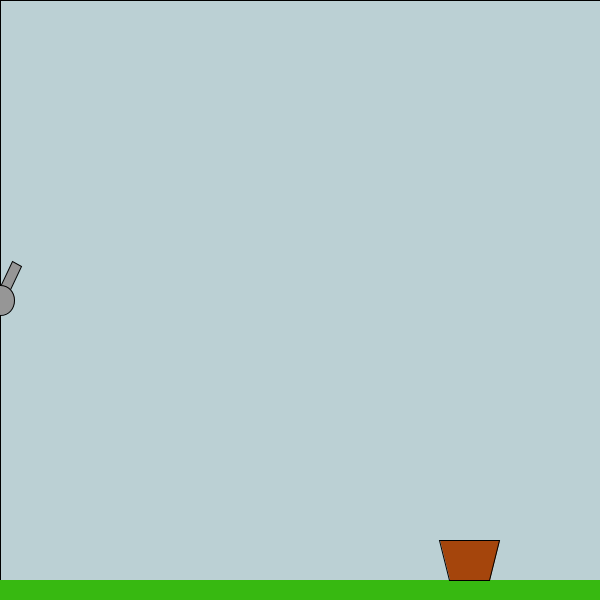
Frame 1 (no input)
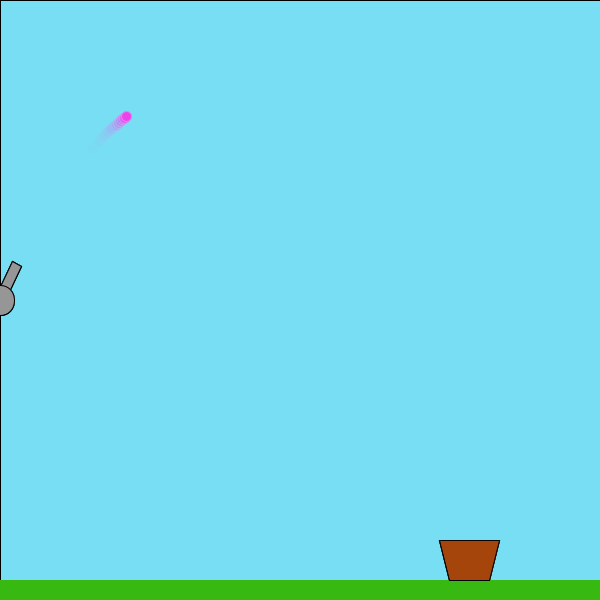
Frame 60 (the mouse pressed at the canvas centre just before this capture)
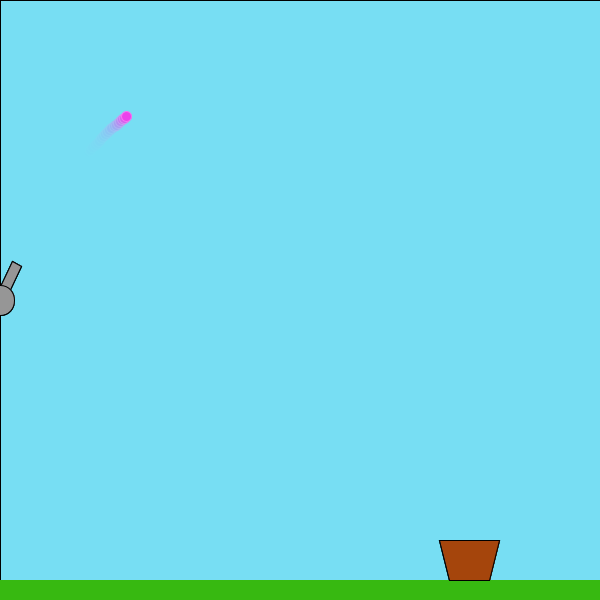
Frame 120 (the mouse held since frame 60 and released just before this capture)

The Processing sketch that drew these frames (run headless with seeded random() and noise(); from frame 60 on, the mouse is pressed at the canvas centre):

// Processing sketch: processing_151875
// ── processing_151875.pde

float speed;
float x;
float y;
float angle, vx, vy;
float ay;

void setup() {
    size(600, 600);
    speed = 5;
    x = 0;
    y = 300;
    angle = radians(-65);
    vx = speed * cos(angle);
    vy = speed * sin(angle);
    ay = 0.05;
}

void draw() {
   
    //background(117, 225, 244);
    fill(117, 225, 244, 50);
    rect(0, 0, width, height);
    fill(117, 225, 244, 255);
    x = x + vx;
    y = y + vy;
    vy = vy + ay;
    fill(235, 67, 235);
    stroke(242, 119, 242);
    ellipse(x, y, 10, 10);
    
    stroke(0, 0, 0);
    fill(150, 150, 150);
    translate(0, 300);
    rotate(angle);
    rect(0, -5, 40, 10);
    rotate(-angle);
    translate(0, -300);
    ellipse(0, 300, 30, 30);
    stroke(55, 185, 17);
    fill(55, 185, 17);
    rect(0, 580, 599, 20);
    stroke(0, 0, 0);
    fill(165, 69, 12);
    quad(490, 580, 450, 580, 440, 540, 500, 540);
}

void mousePressed() {
     x = 0;
     y = 300;
     vx = speed * cos(angle);
     vy = speed * sin(angle);
  }

void mouseMoved() {
  angle = atan2(mouseY-300, mouseX);
}
